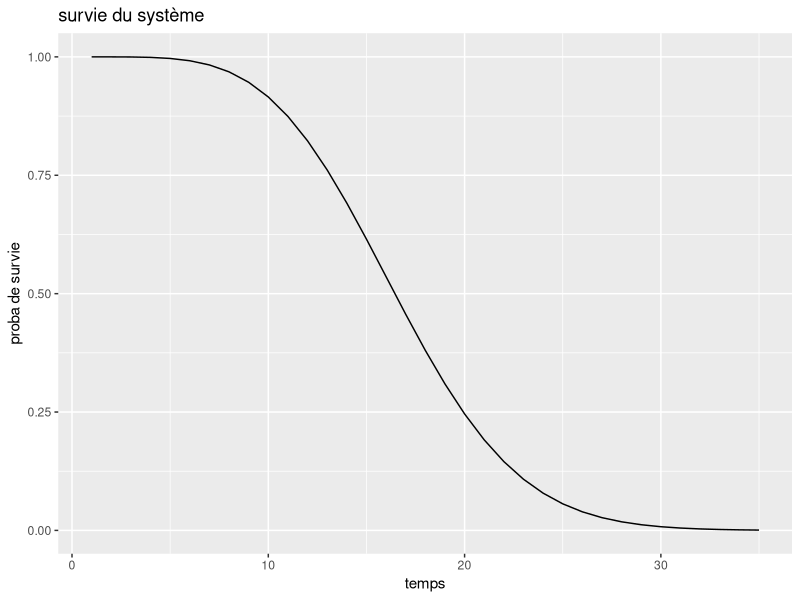
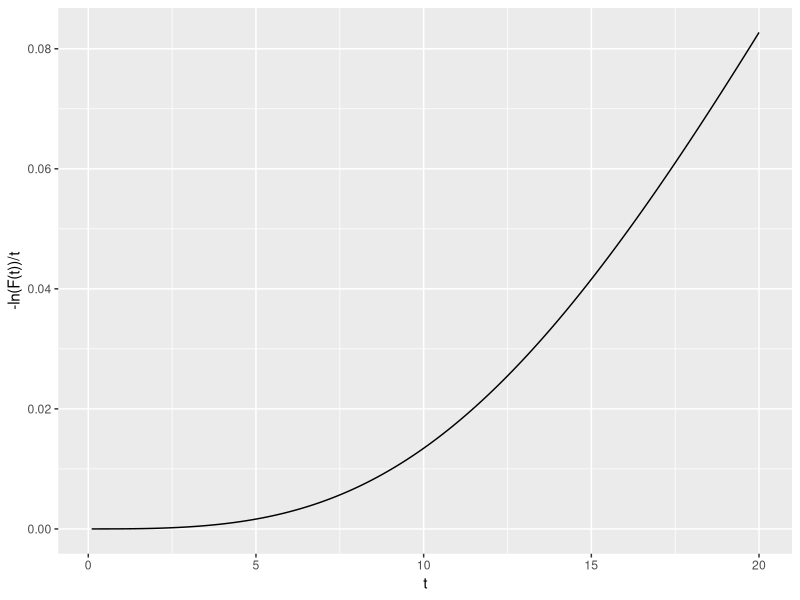
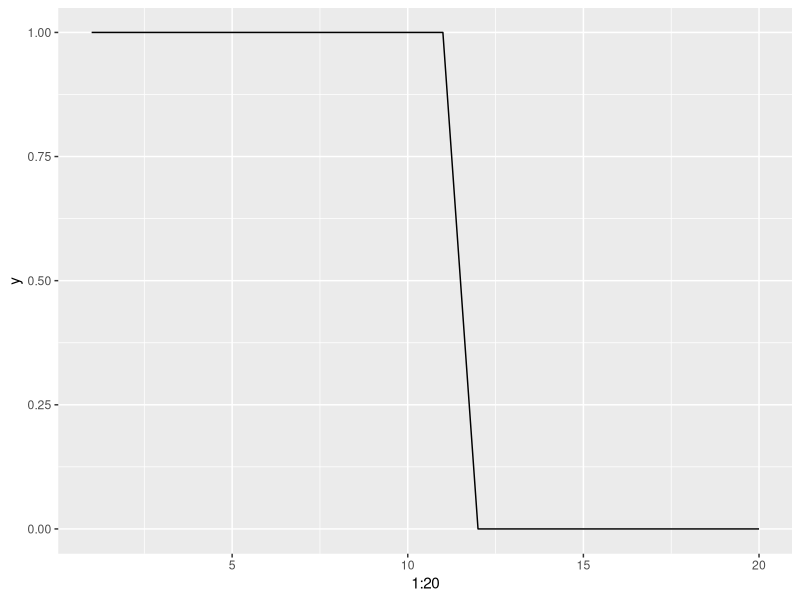
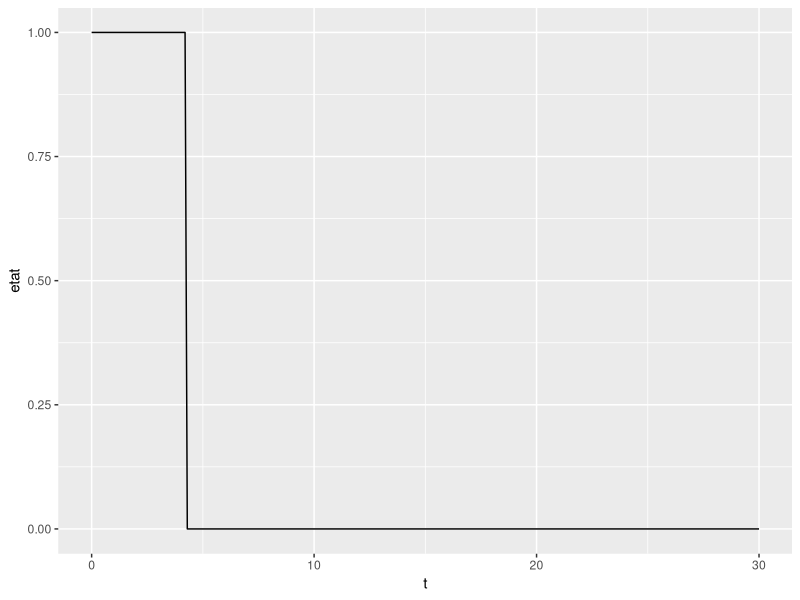
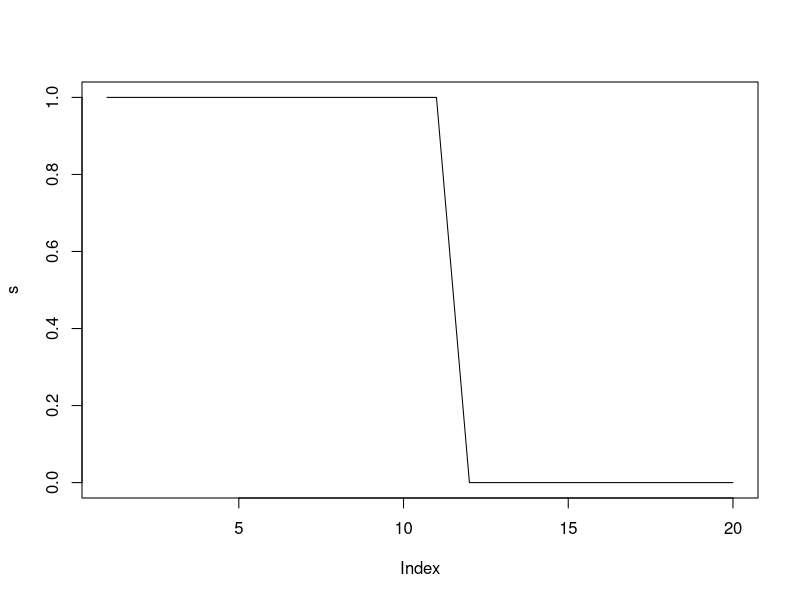

Reproduce these figures in R, in order.
library(magrittr)
library(dplyr)
library(ggplot2)

# TP 1 

## Question 1

phi <- function(x){
  rep <- ((x[3]*(1-(1-x[1])*(1-x[2]))*(1-(1-x[4])*(1-x[5])))+(1-x[3])*(1-(1-x[1]*x[4])*(1-x[2]*x[5])))*(1-(1-x[6]*x[7])*(1-x[8])*(1-x[9]))
  return(rep)
}

## Question 2

phi_function <- function(loi, lambda, beta, t){
  R1 <- 1-loi(t, shape = beta, scale = lambda)
  R2 <- 1-loi(t, shape = beta, scale = lambda)
  R3 <- 1-loi(t, shape = beta, scale = lambda)
  R4 <- 1-loi(t, shape = beta, scale = lambda)
  R5 <- 1-loi(t, shape = beta, scale = lambda)
  R6 <- 1-loi(t, shape = beta, scale = lambda)
  R7 <- 1-loi(t, shape = beta, scale = lambda)
  R8 <- 1-loi(t, shape = beta, scale = lambda)
  R9 <- 1-loi(t, shape = beta, scale = lambda)
  rep <- ((R3[t]*(1-(1-R1[t])*(1-R2[t]))*(1-(1-R4[t])*(1-R5[t])))+(1-R3[t])*(1-(1-R1[t]*R4[t])*(1-R2[t]*R5[t])))*(1-(1-R6[t]*R7[t])*(1-R8[t])*(1-R9[t]))
  return(rep)
}




## Question 3

# plot(phi_function(pweibull, 20, 2, 0:35), type = 'l')

g <- ggplot() +
  geom_line(aes(x = 1:35, y = phi_function(pweibull, 20, 2, 0:35))) +
  labs(title = "survie du système",
       x = "temps",
       y = "proba de survie")

g

## Question 4

# survie <- function(lambda, beta, t){
#   R1 <- 1-pweibull(t, shape = beta, scale = lambda)
#   R2 <- 1-pweibull(t, shape = beta, scale = lambda)
#   R3 <- 1-pweibull(t, shape = beta, scale = lambda)
#   R4 <- 1-pweibull(t, shape = beta, scale = lambda)
#   R5 <- 1-pweibull(t, shape = beta, scale = lambda)
#   R6 <- 1-pweibull(t, shape = beta, scale = lambda)
#   R7 <- 1-pweibull(t, shape = beta, scale = lambda)
#   R8 <- 1-pweibull(t, shape = beta, scale = lambda)
#   R9 <- 1-pweibull(t, shape = beta, scale = lambda)
#   rep <- -log(((R3[t]*(1-(1-R1[t])*(1-R2[t]))*(1-(1-R4[t])*(1-R5[t])))+(1-R3[t])*(1-(1-R1[t]*R4[t])*(1-R2[t]*R5[t])))*(1-(1-R6[t]*R7[t])*(1-R8[t])*(1-R9[t]))/t)
#   # rep <- -log(rep)/t
#   return(rep)
#   # rep <- -log(1 - phi_function(lambda, beta, t))/t
# }

survie <- function(lambda, beta, t){
  rep=NULL
  for(i in 1:length(t)){
    R1 <- 1-pweibull(t[i], shape = beta, scale = lambda)
    R2 <- 1-pweibull(t[i], shape = beta, scale = lambda)
    R3 <- 1-pweibull(t[i], shape = beta, scale = lambda)
    R4 <- 1-pweibull(t[i], shape = beta, scale = lambda)
    R5 <- 1-pweibull(t[i], shape = beta, scale = lambda)
    R6 <- 1-pweibull(t[i], shape = beta, scale = lambda)
    R7 <- 1-pweibull(t[i], shape = beta, scale = lambda)
    R8 <- 1-pweibull(t[i], shape = beta, scale = lambda)
    R9 <- 1-pweibull(t[i], shape = beta, scale = lambda)
    rep[i] <- -log(((R3*(1-(1-R1)*(1-R2))*(1-(1-R4)*(1-R5)))+(1-R3)*(1-(1-R1*R4)*(1-R2*R5)))*(1-(1-R6*R7)*(1-R8)*(1-R9)))/t[i]
  }
  return(rep)
}


# survie(20, 2, seq(0.1, 20, 0.1))

g <- ggplot() +
  geom_line(aes(x = seq(0.1, 20, 0.1), y = survie(20, 2, seq(0.1, 20, 0.1)))) +
  labs(x = "t",
       y = "-ln(F(t))/t")

g


# Question 5 
# simulation d'une loi de weibull avec la méthode des quantile. 

inverse_pweibull <- function(lambda, beta, u){
  rep <- lambda*(-(log(1-u)^(1/beta)))
  return(rep)
}

phi2 <- function(a, n, lambda, beta){
  t <- seq(0, a,length.out =n)
  y <- rep(0,n)
  u <- runif(9,0,1)
  x <- matrix(0, nrow = n, ncol = 9)
  
  for(i in 1:n){
    for(j in 1:9){
      if(t[i] < (lambda*(-log(u[j]))^(1/beta))){
        x[i,j] <- 1
      }
    }
    y[i] <- phi(x[i,])
  }
  return(y)
}
# phi2(4,20,2,1)
# plot(phi2(4,20,2,1),type="l")

g <- ggplot() +
  geom_line(aes(x = 1:20, y = phi2(4,20,2,1))) +
  labs(y = "y")

g

# Question 5 

# inverse_pweibull <- function(lambda, beta, u){
#   rep <- lambda*(-(log(1-u)^(1/beta)))
#   return(rep)
# }
# 
# phi2 <- function(lambda, beta, a, n){
#   u <- runif(9)
#   t <- seq(0, a, n)
#   x <- matrix(0, nrow = n, ncol = 9)
#   
#   for(i in 1:n){
#     for(j in 1:9){
#       if(t[i] < inverse_pweibull(lambda, beta, u)){
#         x[i,j] <- 1
#       }
#     }
#     rep[i] <- phi(x[i,])
#   }
# }

# Question 6

phi23 <- function(a, n, lambda, beta){
  t <- seq(0, a,length.out =n)
  y <- rep(0,n)
  u <- runif(9,0,1)
  x <- matrix(0, nrow = n, ncol = 9)
  for(i in 1:n){
    for(j in 1:9){
      if(t[i] < (lambda*(-log(u[j]))^(1/beta))){
        x[i,j] <- 1
      }
      
    }
    if (x[i,j]==0) { break }
    
  }
  return(i-1)
}
phi23(4,36,2,1)

# Question 7

n_realisation_T<-function(a, n, lambda, beta,ntot){
  vect=NULL
  for(i in 1:ntot){
    vect[i]=phi23(a, n, lambda, beta)
  }
  return(vect)
}
n_realisation_T(4,36,2,1,40)
sum(n_realisation_T(4,36,2,1,40))

mu=function(a, n, lambda, beta,ntot){
  v=n_realisation_T(a, n, lambda, beta,ntot)
  1/ntot*sum(v)
}
mu(4,36,2,1,40)

# Projet 2

## Question 1

phi <- function(x){
  rep <- (x[5]*((1-(1-x[1])*(1-x[2]))*(1-(1-x[3])*(1-x[4])))+(1-x[5])*(1-(1-x[1]*x[3])*(1-x[2]*x[4])))*x[6]*(1-(1-x[7]*x[10])*(1-x[8]*x[9]))
  return(rep)
}

# Question 2

lambda = 5
beta = 5
t <- seq(0, 30, 0.1)

simu_etat_systeme <- function(lambda, beta, t){
  X <- matrix(data = rep(0, 10*length(t)), ncol = 10, nrow = length(t))
  S <- rep(0,length(t))
  u <- runif(10, 0, 1)
  w <- rweibull(10, lambda, beta)
  max <- max(t)
  
  for(i in 1:length(t)){
    for(j in 1:10){
      if(t[i] < w[j]){
        X[i,j] <- 1
      }
    }
    S[i] <- phi(X[i,])
    if((S[i] == 0) && (S[i-1] == 1)){
      max <- t[i]
    }
  }
  return(list(etat = S, last = max))
}

test <- simu_etat_systeme(lambda, beta, t)

g <- ggplot() +
  geom_line(aes(x = t, y = test[[1]])) +
  labs(x = "t",
       y = "etat")

g

# Simulation

simu_T <- function(n){
  n <- 100
  simu <- rep(-1, n)
  for(i in 1:n){
    simu[i] <- simu_etat_systeme(lambda, beta, t)[[2]]
  }
  return(simu)
}

n <- 100
simu <- simu_T(n)

esperance <- mean(simu)

confint <- c(mean(simu) - 1.96 * sd(simu)/sqrt(n), mean(simu) + 1.96 * sd(simu)/sqrt(n))

# code younes



# Exercice 3

# a <- 10
# n <- 100
# lambda <- 5
# beta <- 5
# inter <- 5
# t <- seq(0, a, length.out = n + 1)
# 
# phi2 <- function(a, n, lambda, beta, t, inter){
#   y <- rep(0,n)
#   u <- runif(10,0,1)
#   x <- matrix(0, nrow = n, ncol = 10)
#   p <- a/n*(1:n)*inter # p : vecteur qui contient les différents moments ou le méchanicien remet en marche la composante x[6]
#   # p ne donne pas ce que je veux
#   w <- rweibull(10, lambda, beta)
#   
#   for(i in 1:length(t)){
#     for(j in 1:10){
#       if(j == 6){
#         if(t[i] %in% p){
#           w[j] <- w[j] + t[i]
#         }
#       }
#       if(t[i] < w[j]){
#         x[i,j] <- 1
#       }
#     }
#     y[i] <- phi(x[i,])
#   }
#   return(y)
# }
# la fonction ne compile pas


# code camille

# Exercice 3
#  a

u=seq(0, 4,length.out =40)
# ----------------------------------------------------------------------------#
fonction_interval=function(n,inter,i){
  t=NULL
  d=NULL
  for (v in seq(1,n,inter)) {
    if(v==i){
      t[v]=1
    }
    else{
      t[v]=0
    }
  }
  t=t[!is.na(t)]
  t
  w=sum(t)
  if(w==0){
    d=0
  }
  else{
    d=1 
  }
  return(d)
}

fonction_interval(20,2,7)
seq(1,20,2)

#---------------------------------------------------------------------------#

phi2 <- function(a, n, lambda, beta,inter){
  t <- seq(0, a,length.out =n)
  y <- rep(0,n)
  u <- runif(10,0,1)
  x <- matrix(0, nrow = n, ncol = 10)
  
  for(i in 1:n){
    for(j in c(1,2,3,4,5,7,8,9,10)){
      if(t[i] < (lambda*(-log(u[j]))^(1/beta))){
        x[i,j] <- 1
      }
    }
  }
  d=0
  for(i in 1:n){
    if(t[i-d] < (lambda*(-log(u[6]))^(1/beta))){
      x[i,6] <- 1
    }
    if(fonction_interval(n,inter,i)==1 & x[i,6]==0){ 
      d=i-1
      u <- runif(10,0,1)
    }
  }
  # y[i] <- phi(x[i,])
  return(x)
}
(b=phi2(20,20,10,15,4))

phi3 <- function(a, n, lambda, beta,inter){
  y=NULL
  matrice=phi2(a, n, lambda, beta,inter)
  for (i in 1:n) {
    y[i]=phi(matrice[i,]) 
  }
  return(y)
}


(s=phi3(20,20,15,3,7))
plot(s,type = "l")

#  b

#---   E(T)  ------------------------------------------------------

tp_i_de_panne <- function(a, n, lambda, beta,inter){
  y=NULL
  d=0
  matrice=phi2(a, n, lambda, beta,inter)
  for (i in 1:n) {
    y[i]=phi(matrice[i,]) 
  }
  for (i in n:1){
    if(y[i]==1 & i==n ){
      d=n
      break
    }
    if(y[i]==1){
      d=i+1
      break
    }
  }
  #  if(d==n){
  #    return("Pas de panne sur le temps T")
  #  }
  #  if(d<n & d>0){
  #    return(d)
  #  }
  return(d)
}
tp_i_de_panne(20,20,15,3,7)

nbtot_realisation_t=function(a, n, lambda, beta,inter,nbtot){
  vector=NULL
  for(i in 1:nbtot){
    vector[i]=tp_i_de_panne(a, n, lambda, beta,inter)
  }
  return(vector)
}

nbtot_realisation_t(20,20,15,3,7,8)

E_T=function(a, n, lambda, beta,inter,nbtot){
  t=nbtot_realisation_t(a, n, lambda, beta,inter,nbtot)
  moyenne=(1/nbtot)*sum(t)
  return(moyenne)
}
E_T(20,20,15,3,7,8)

#---   E(N)  ------------------------------------------------------

nb_intervention <- function(a, n, lambda, beta,inter){
  t <- seq(0, a,length.out =n)
  y <- rep(0,n)
  u <- runif(10,0,1)
  x <- matrix(0, nrow = n, ncol = 10)
  
  for(i in 1:n){
    for(j in c(1,2,3,4,5,7,8,9,10)){
      if(t[i] < (lambda*(-log(u[j]))^(1/beta))){
        x[i,j] <- 1
      }
    }
  }
  d=0
  intervention=0
  for(i in 1:n){
    if(t[i-d] < (lambda*(-log(u[6]))^(1/beta))){
      x[i,6] <- 1
    }
    if(fonction_interval(n,inter,i)==1){
      intervention <- intervention + 1
      if(x[i,6] == 0){
        d <- i
        u[6] <- runif(1,0,1)
      }
    }
  }
  return(intervention)
}
nb_intervention(20,20,15,3,7)


nb_realisation_intervention=function(a, n, lambda, beta,inter,nbtot){
  vector=NULL
  for(i in 1:nbtot){
    vector[i]=nb_intervention(a, n, lambda, beta,inter)
  }
  return(vector)
}

nb_realisation_intervention(20,20,15,3,7,7)

moyenne_intervention=function(a, n, lambda, beta,inter,nbtot){
  moyenne=(1/nbtot)*sum(nb_realisation_intervention(a, n, lambda, beta,inter,nbtot))
  return(moyenne)
}

moyenne_intervention(20,20,15,3,7,7)

recompense<-function(a, n, lambda, beta,inter,nbtot,cout,gain){
  r=gain*E_T(a, n, lambda, beta,inter,nbtot)-cout*moyenne_intervention(a, n, lambda, beta,inter,nbtot)
  return(r)
}
recompense(20,20,15,3,3,7,2,3.5)

a_val <- 20
n_val <- 20
lambda_val <- 15
beta_val <- 3
nbtot_val <- 7
cout_val <- 500
gain_val <- 250

recompense<-function(a=a_val, n=n_val, lambda=lambda_val, beta=beta_val,inter,nbtot=nbtot_val,cout=cout_val,gain=gain_val){
  r=gain*E_T(a, n, lambda, beta,inter,nbtot)-cout*moyenne_intervention(a, n, lambda, beta,inter,nbtot)
  return(r)
}
recompense(2)
solution=optimize(recompense,c(0, 20),maximum = TRUE)
